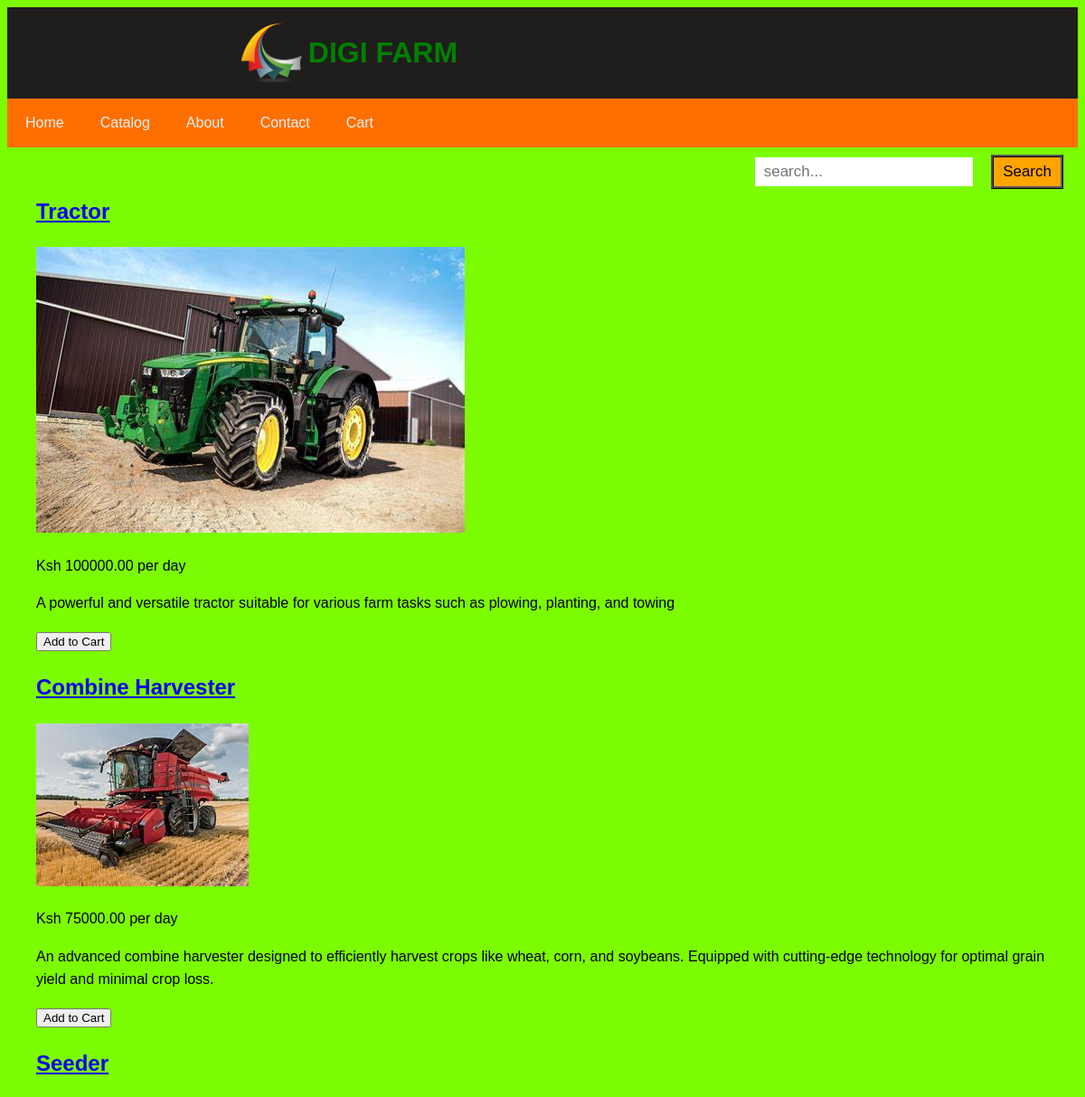
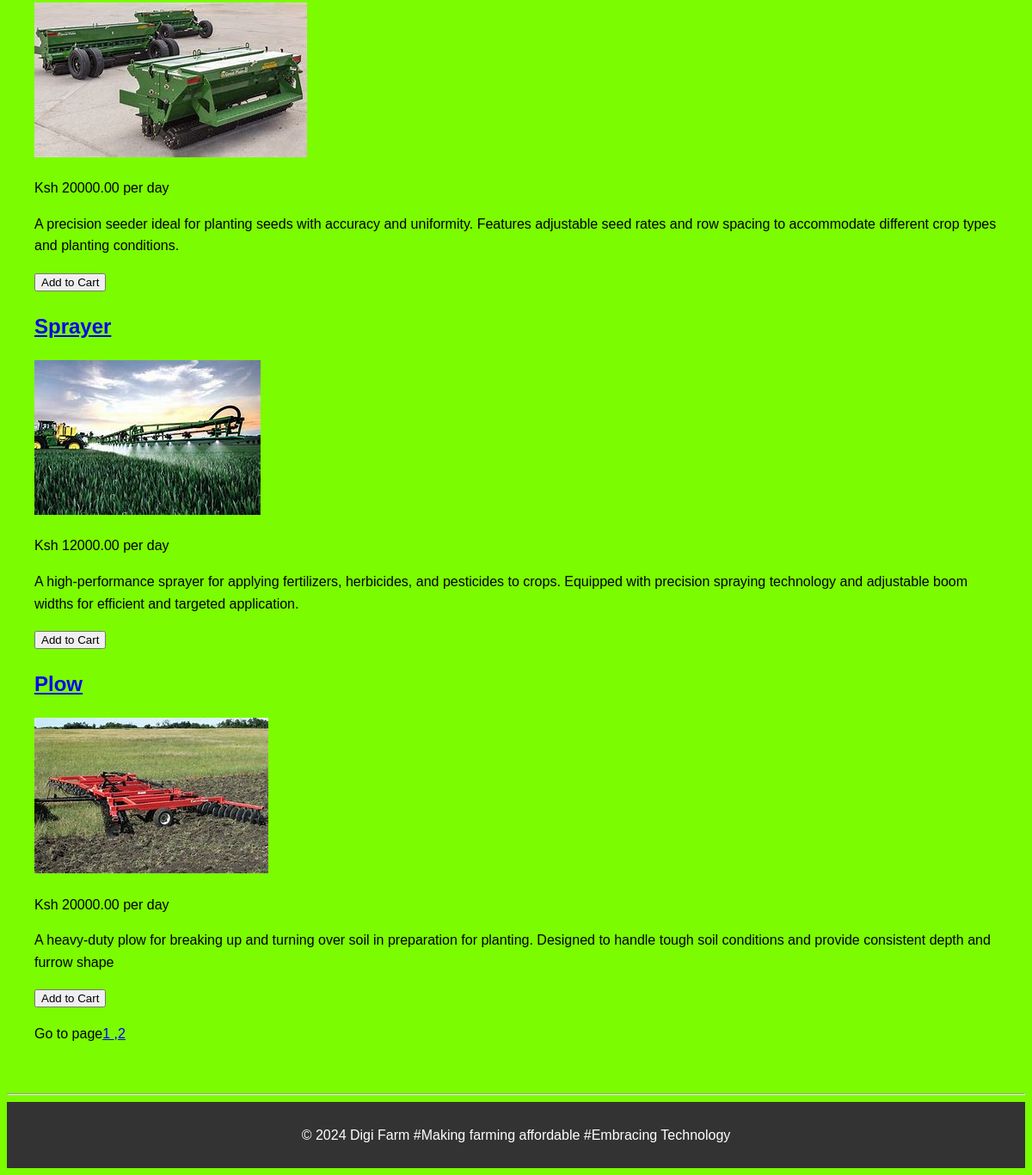
Page /catalog/ on the committed database (2 pictures, top to bottom).
### hello/models.py (models this page shows, shortened)
class FarmingEquipment(models.Model):
  name = models.CharField(max_length=255, unique=True)  # Enforces unique product names
  image = models.ImageField(upload_to='hello/images')
  description = models.TextField()  # Allows for longer descriptions
  price = models.DecimalField(max_digits=10, decimal_places=2)

### hello/views.py (the view)
# urls.py: path("catalog/",views.catalog, name="catalog"),
def catalog(request):
    products = FarmingEquipment.objects.all()[:5]
    context = {
        'products': products,
    }
    return render(request, 'hello/catalog.html', context)

### hello/templates/hello/catalog.html (shortened to what this page needs)
{% extends "hello/layout.html" %}
{% block content %}
<main>
    <section class="product-list">
        {% for FarmingEquipment in products %}
        <div class="product">
            <a href="{% url 'prodDetails' FarmingEquipment.name %}">
                <h2>{{ FarmingEquipment.name }}</h2>
                </a>
                {% load static %}
                <img src="{{ FarmingEquipment.image.url }}" alt="{{ FarmingEquipment.name }}">
          <p>Ksh {{ FarmingEquipment.price }} per day</p>
          <p>{{ FarmingEquipment.description }}</p>
          <form action="{% url 'add_to_cart' FarmingEquipment.id %}" method="post">
            <button type="submit">Add to Cart</button>
        </form>
        {% endfor %}
    </section>
    <p>Go to page<a href="{% url 'catalog' %}">1</a><a href="{% url 'catalog1' %}"> ,2</a></p>
</main>
{% endblock %}

### hello/static/hello/style.css (style rules this page uses)
main { padding: 2rem; }
body { background-image: url('C:\Users\joeki\Documents\Notes\Code practice\Internet Project\bc1.jpg'); background-size: cover; background-position: center; background-repeat: no-repeat; font-family: Arial, sans-serif; line-height: 1.6; background-color: lawngreen; }

### rows in the picture
FarmingEquipment: name "Tractor", image (picture), price "100000.00", description "A powerful and versatile tractor suitable for various farm tasks such as plowing, planting, and towing"
FarmingEquipment: name "Combine Harvester", image (picture), price "75000.00", description "An advanced combine harvester designed to efficiently harvest crops like wheat, corn, and soybeans. Equipped with cutting-edge technology for optimal grain yield and minimal crop loss."
FarmingEquipment: name "Seeder", image (picture), price "20000.00", description "A precision seeder ideal for planting seeds with accuracy and uniformity. Features adjustable seed rates and row spacing to accommodate different crop types and planting conditions."
FarmingEquipment: name "Sprayer", image (picture), price "12000.00", description "A high-performance sprayer for applying fertilizers, herbicides, and pesticides to crops. Equipped with precision spraying technology and adjustable boom widths for efficient and targeted application."
FarmingEquipment: name "Plow", image (picture), price "20000.00", description "A heavy-duty plow for breaking up and turning over soil in preparation for planting. Designed to handle tough soil conditions and provide consistent depth and furrow shape"
